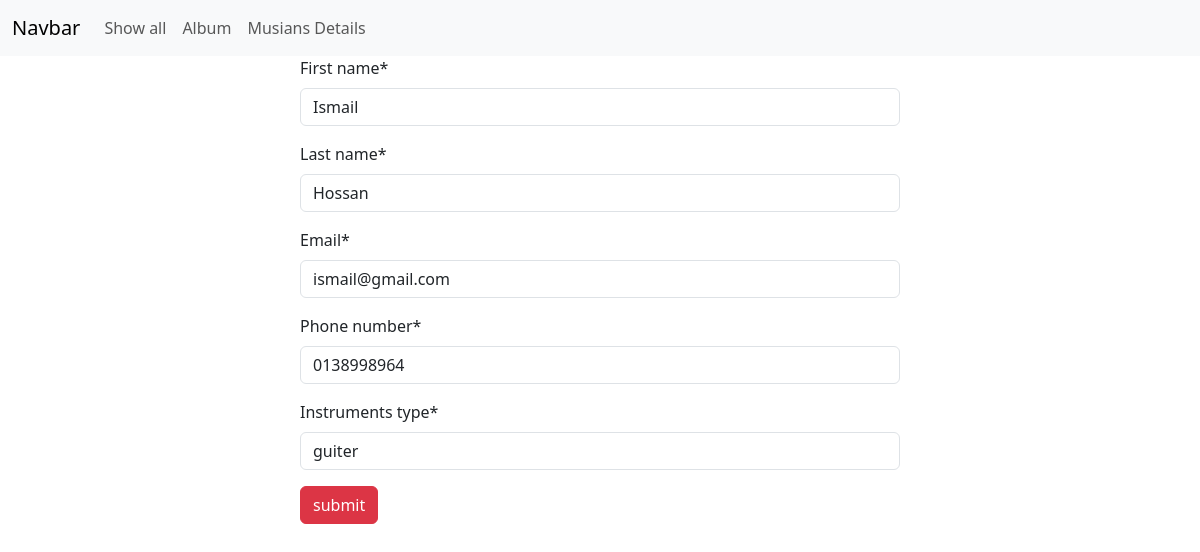
Screenshot of /musician/edit_musician/1 with the database file from the repository.
### musician/models.py (models this page shows, shortened)
class Musician(models.Model):
    first_name = models.CharField(max_length=100)
    last_name = models.CharField(max_length=100)
    email = models.EmailField()
    phone_number = models.CharField(max_length=12)
    instruments_type = models.CharField(max_length=30)

### musician/views.py (the view)
# urls.py: path('edit_musician/<int:id>',views.edit_musician , name='edit_musician'),
def edit_musician(request,id):
    post = models.Musician.objects.get(pk=id)
    postform = forms.MusicianForm(instance=post)
    if request.method == "POST":
        postform = forms.MusicianForm(request.POST,instance=post)
        if postform.is_valid():
            postform.save()
            return redirect('show')
    return render(request, 'show.html',{'form':postform})

### musician/forms.py
class MusicianForm(forms.ModelForm):
    class Meta:
        model = Musician
        fields ="__all__"

### musician/templates/show.html (shortened to what this page needs)
{%  extends "base.html" %}
{% load crispy_forms_tags %}
{% block content  %}
<div style="width:50%; margin:auto;" class="">
    <form method="post">
        {{form|crispy}}
        <button class="btn  btn-danger">submit </button>
    </form>
</div>
{% endblock   %}

### rows the page displays
Musician: first_name "Ismail", last_name "Hossan", email "ismail@gmail.com", phone_number "0138998964", instruments_type "guiter"
